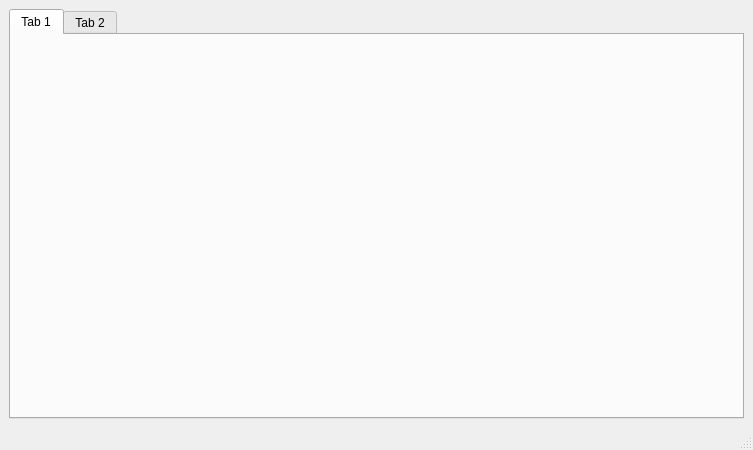
<?xml version="1.0" encoding="UTF-8"?>
<ui version="4.0">
 <class>grafico</class>
 <widget class="QMainWindow" name="grafico">
  <property name="geometry">
   <rect>
    <x>0</x>
    <y>0</y>
    <width>753</width>
    <height>450</height>
   </rect>
  </property>
  <property name="windowTitle">
   <string>MainWindow</string>
  </property>
  <widget class="QWidget" name="centralwidget">
   <layout class="QGridLayout" name="gridLayout">
    <item row="0" column="0">
     <widget class="QTabWidget" name="tabWidget">
      <property name="currentIndex">
       <number>0</number>
      </property>
      <widget class="QWidget" name="tab">
       <attribute name="title">
        <string>Tab 1</string>
       </attribute>
      </widget>
      <widget class="QWidget" name="tab_2">
       <attribute name="title">
        <string>Tab 2</string>
       </attribute>
      </widget>
     </widget>
    </item>
   </layout>
  </widget>
  <widget class="QMenuBar" name="menubar">
   <property name="geometry">
    <rect>
     <x>0</x>
     <y>0</y>
     <width>753</width>
     <height>22</height>
    </rect>
   </property>
  </widget>
  <widget class="QStatusBar" name="statusbar"/>
 </widget>
 <resources/>
 <connections/>
</ui>
